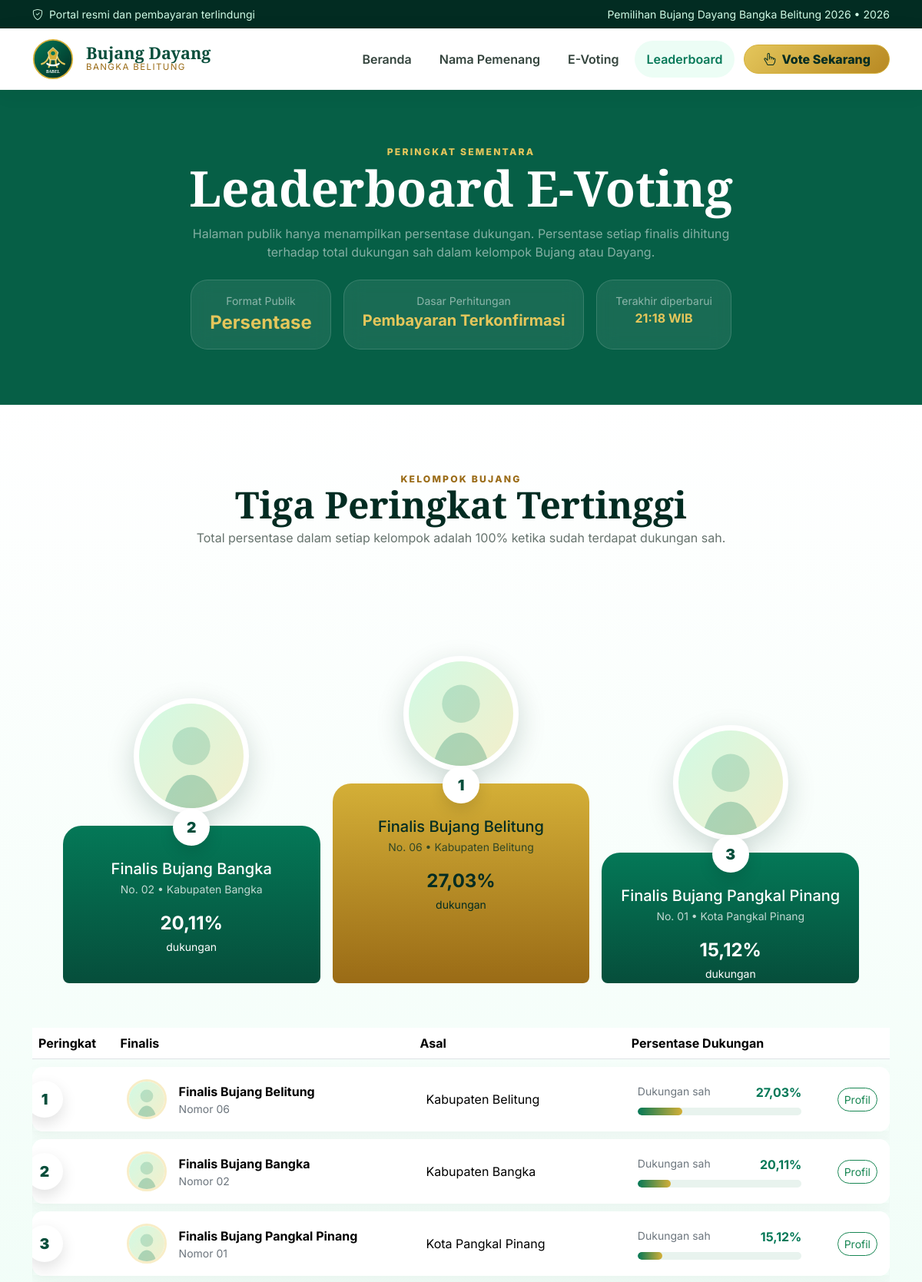
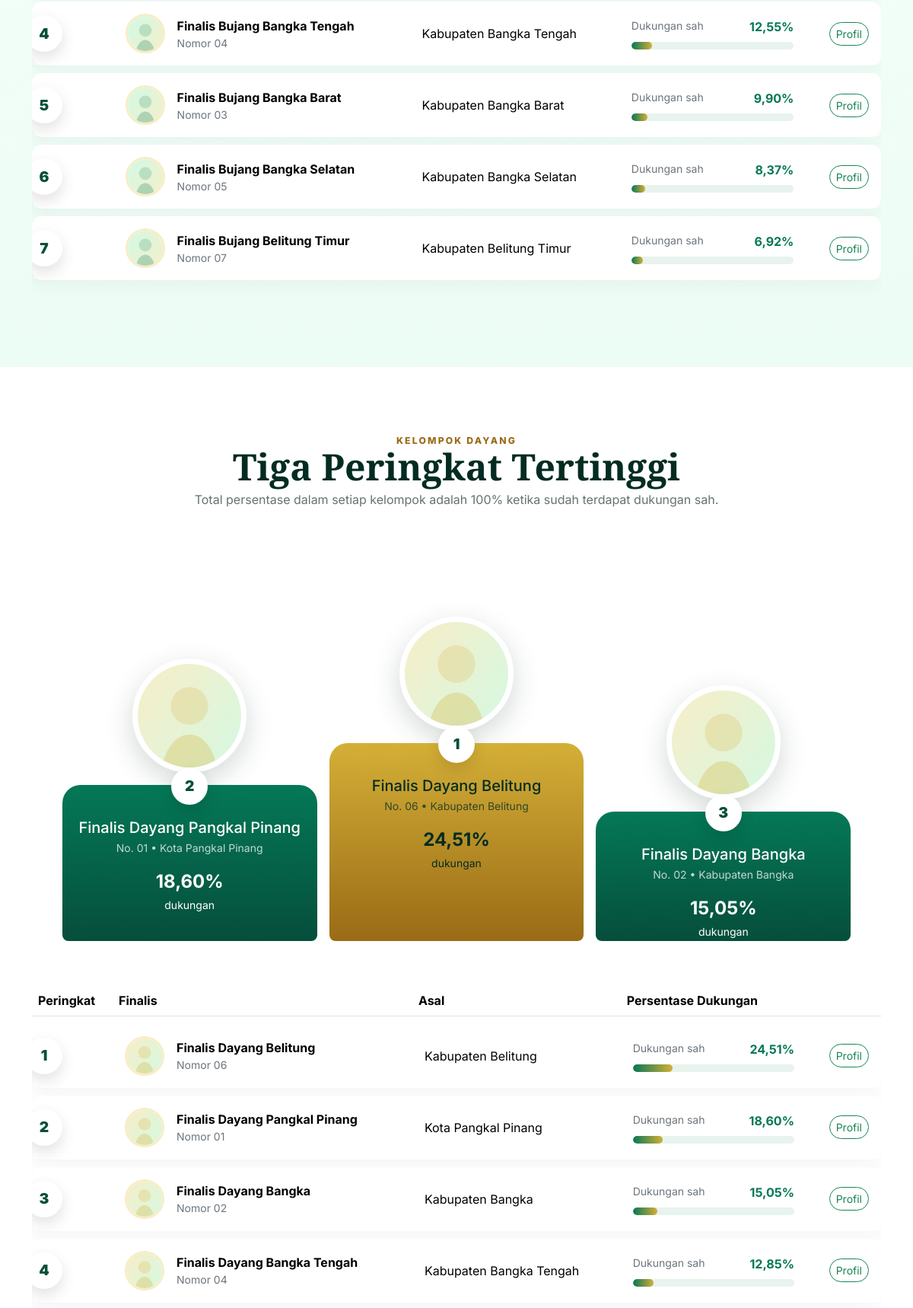
The page /leaderboard.php (upper part) on the database its author committed (2 pictures, top to bottom).
### tables this page shows
CREATE TABLE IF NOT EXISTS events (
  id BIGINT UNSIGNED AUTO_INCREMENT PRIMARY KEY,
  name VARCHAR(180) NOT NULL,
  year SMALLINT UNSIGNED NOT NULL,
  theme VARCHAR(255) NULL,
  voting_start_at DATETIME NULL,
  voting_end_at DATETIME NULL,
  status ENUM('DRAFT','PUBLISHED','VOTING_ACTIVE','VOTING_CLOSED','ARCHIVED') NOT NULL DEFAULT 'DRAFT',
  homepage_mode ENUM('AUTO','GENERAL','LEADERBOARD') NOT NULL DEFAULT 'AUTO',
  leaderboard_visible TINYINT(1) NOT NULL DEFAULT 1,
  leaderboard_frozen TINYINT(1) NOT NULL DEFAULT 0,
  points_visible TINYINT(1) NOT NULL DEFAULT 1,
  created_at DATETIME NOT NULL,
  updated_at DATETIME NOT NULL,
  INDEX idx_events_status_year(status,year)
);

CREATE TABLE IF NOT EXISTS finalists (
  id BIGINT UNSIGNED AUTO_INCREMENT PRIMARY KEY,
  event_id BIGINT UNSIGNED NOT NULL,
  category ENUM('BUJANG','DAYANG') NOT NULL,
  contestant_number INT UNSIGNED NOT NULL,
  full_name VARCHAR(150) NOT NULL,
  slug VARCHAR(190) NOT NULL UNIQUE,
  region_id BIGINT UNSIGNED NOT NULL,
  photo VARCHAR(255) NULL,
  biography TEXT NULL,
  motto VARCHAR(500) NULL,
  education VARCHAR(255) NULL,
  program_description TEXT NULL,
  instagram VARCHAR(255) NULL,
  is_featured TINYINT(1) NOT NULL DEFAULT 0,
  is_active TINYINT(1) NOT NULL DEFAULT 1,
  created_at DATETIME NOT NULL,
  updated_at DATETIME NOT NULL,
  UNIQUE KEY uq_finalist_number(event_id,category,contestant_number),
  INDEX idx_finalists_event_category(event_id,category,is_active),
  CONSTRAINT fk_finalists_event FOREIGN KEY(event_id) REFERENCES events(id) ON DELETE RESTRICT,
  CONSTRAINT fk_finalists_region FOREIGN KEY(region_id) REFERENCES regions(id) ON DELETE RESTRICT
);

CREATE TABLE IF NOT EXISTS regions (
  id BIGINT UNSIGNED AUTO_INCREMENT PRIMARY KEY,
  name VARCHAR(120) NOT NULL UNIQUE,
  type ENUM('KABUPATEN','KOTA','PROVINSI') NOT NULL DEFAULT 'KABUPATEN',
  sort_order INT NOT NULL DEFAULT 0,
  is_active TINYINT(1) NOT NULL DEFAULT 1
);

### app/helpers.php (called while the page is built, shortened)
<?php
function env_value(string $key, mixed $default = null): mixed
{
    static $values = null;
    if ($values === null) {
        $values = [];
        $path = dirname(__DIR__) . '/.env';
    }
    $value = $values[$key] ?? getenv($key);
    if ($value === false || $value === null || $value === '') {
        return $default;
    }
    return match (strtolower((string) $value)) {
        'true' => true,
        'false' => false,
        'null' => null,
        default => $value,
    };
}
function app_config(?string $key = null, mixed $default = null): mixed
{
    static $config = null;
    $config ??= require dirname(__DIR__) . '/config/app.php';
    if ($key === null) {
        return $config;
    }
    $segments = explode('.', $key);
    $value = $config;
    foreach ($segments as $segment) {
        $value = $value[$segment];
    }
    return $value;
}
function db(): PDO
{
    return Database::connection();
}
function e(string|int|float|null $value): string
{
    return htmlspecialchars((string) $value, ENT_QUOTES, 'UTF-8');
}
function url(string $path = ''): string
{
    $base = rtrim((string) app_config('app.url', ''), '/');
    return $base . '/' . ltrim($path, '/');
}
function asset(string $path): string
{
    return url('assets/' . ltrim($path, '/'));
}
function upload_url(?string $path, string $fallback = 'images/placeholder-bujang.svg'): string
{
    if (!$path) {
        return asset($fallback);
    }
    return url(ltrim($path, '/'));
}
function support_percentage(int|float|string $value, int $decimals = 2): string
{
    return number_format((float) $value, $decimals, ',', '.') . '%';
}
function active_event(): ?array
{
    static $event = false;
    try {
        $stmt = db()->query("SELECT * FROM events WHERE status IN ('PUBLISHED','VOTING_ACTIVE','VOTING_CLOSED') ORDER BY year DESC, id DESC LIMIT 1");
        $event = $stmt->fetch() ?: null;
    } catch (Throwable) {
        $event = null;
    }
    return $event;
}

### config/app.php (called while the page is built, shortened)
<?php
return [
    'app' => [
        'name' => env_value('APP_NAME', 'Bujang Dayang Bangka Belitung'),
        'env' => env_value('APP_ENV', 'production'),
        'debug' => (bool) env_value('APP_DEBUG', false),
        'url' => env_value('APP_URL', 'http://localhost'),
        'timezone' => env_value('APP_TIMEZONE', 'Asia/Jakarta'),
        'install_key' => env_value('APP_INSTALL_KEY', ''),
        'encryption_key' => env_value('APP_ENCRYPTION_KEY', ''),
        'cron_secret' => env_value('CRON_SECRET', ''),
    ],
    'database' => [
        'host' => env_value('DB_HOST', 'localhost'),
        'port' => (int) env_value('DB_PORT', 3306),
        'database' => env_value('DB_DATABASE', 'bujang_dayang'),
        'username' => env_value('DB_USERNAME', 'root'),
        'password' => env_value('DB_PASSWORD', ''),
        'charset' => 'utf8mb4',
    ],
    'xendit' => [
        'api_url' => rtrim((string) env_value('XENDIT_API_URL', 'https://api.xendit.co'), '/'),
        'secret_key' => env_value('XENDIT_SECRET_KEY', ''),
        'business_id' => env_value('XENDIT_BUSINESS_ID', ''),
        'webhook_token' => env_value('XENDIT_WEBHOOK_TOKEN', ''),
        'allowed_channels' => array_values(array_filter(array_map('trim', explode(',', (string) env_value('XENDIT_ALLOWED_CHANNELS', 'QRIS,DANA,OVO,SHOPEEPAY'))))),
        'expiry_minutes' => (int) env_value('PAYMENT_EXPIRY_MINUTES', 30),
    ],
];

### app/bootstrap.php (called while the page is built, shortened)
<?php
require_once __DIR__ . '/helpers.php';
require_once __DIR__ . '/Database.php';
require_once __DIR__ . '/LeaderboardService.php';
$config = app_config();

### app/Database.php (called while the page is built, shortened)
<?php
final class Database
{
    private static ?PDO $pdo = null;
    public static function connection(): PDO
    {
        if (self::$pdo instanceof PDO) {
            return self::$pdo;
        }
        $config = app_config('database');
        $dsn = sprintf('mysql:host=%s;port=%d;dbname=%s;charset=%s', $config['host'], $config['port'], $config['database'], $config['charset']);
        self::$pdo = new PDO($dsn, $config['username'], $config['password'], [
            PDO::ATTR_ERRMODE => PDO::ERRMODE_EXCEPTION,
            PDO::ATTR_DEFAULT_FETCH_MODE => PDO::FETCH_ASSOC,
            PDO::ATTR_EMULATE_PREPARES => false,
        ]);
        return self::$pdo;
    }
}

### app/LeaderboardService.php (called while the page is built, shortened)
<?php
final class LeaderboardService
{
    public static function rankings(int $eventId, string $category, ?int $limit = null, bool $respectFreeze = true): array
    {
        if ($respectFreeze) {
            $eventStmt = db()->prepare('SELECT leaderboard_frozen FROM events WHERE id=?');
            $eventStmt->execute([$eventId]);
        }
        $sql = "SELECT f.id, f.contestant_number, f.full_name, f.slug, f.photo, f.category,
                       r.name AS region_name, COALESCE(pl.total_points, 0) AS total_points,
                       pl.last_point_at
                FROM finalists f
                JOIN regions r ON r.id = f.region_id
                LEFT JOIN (
                    SELECT event_id, finalist_id, SUM(points) AS total_points,
                           MAX(CASE WHEN points > 0 THEN created_at END) AS last_point_at
                    FROM point_ledgers
                    GROUP BY event_id, finalist_id
                ) pl ON pl.finalist_id = f.id AND pl.event_id = f.event_id
                WHERE f.event_id = ? AND f.category = ? AND f.is_active = 1
                ORDER BY total_points DESC, last_point_at ASC, f.contestant_number ASC";
        $stmt = db()->prepare($sql);
        $stmt->execute([$eventId, $category]);
        $rows = $stmt->fetchAll();
        return $rows;
    }
    public static function publicRankings(
        int $eventId,
        string $category,
        ?int $limit = null,
        bool $respectFreeze = true
    ): array {
        $rows = self::rankings($eventId, $category, null, $respectFreeze);
        return $limit !== null ? array_slice($rows, 0, max(1, $limit)) : $rows;
    }
}

### leaderboard.php (the view, shortened to what this page needs)
<?php
require __DIR__ . '/app/bootstrap.php';
$event = active_event();
$bujang = $dayang = [];
if ($event) {
    $bujang = LeaderboardService::publicRankings((int) $event['id'], 'BUJANG');
    $dayang = LeaderboardService::publicRankings((int) $event['id'], 'DAYANG');
}
function podium_order(array $rows): array
{
    return [$rows[1] ?? null, $rows[0] ?? null, $rows[2] ?? null];
}
require __DIR__ . '/views/partials/header.php';
?>
<section class="py-5 bg-emerald text-white">
    <div class="container py-4 text-center">
        <div class="section-kicker text-gold">Peringkat Sementara</div>
        <h1 class="display-3 fw-bold">Leaderboard E-Voting</h1>
        <p class="text-white-50 mx-auto" style="max-width:760px">
            Halaman publik hanya menampilkan persentase dukungan. Persentase setiap finalis dihitung terhadap total dukungan sah dalam kelompok Bujang atau Dayang.
        </p>
        <?php if ($event): ?>
        <div class="d-flex justify-content-center flex-wrap gap-3 mt-4">
            <span class="glass-card px-4 py-3">
                <small class="d-block text-white-50">Format Publik</small>
                <strong class="text-gold fs-4">Persentase</strong>
            </span>
            <span class="glass-card px-4 py-3">
                <small class="d-block text-white-50">Dasar Perhitungan</small>
                <strong class="text-gold fs-5">Pembayaran Terkonfirmasi</strong>
            </span>
            <span class="glass-card px-4 py-3">
                <small class="d-block text-white-50">Terakhir diperbarui</small>
                <strong class="text-gold"><?= date('H:i') ?> WIB</strong>
            </span>
        </div>
        <?php endif; ?>
    </div>
</section>
<?php foreach ([['BUJANG', $bujang], ['DAYANG', $dayang]] as [$label, $rows]): ?>
<section class="section-space <?= $label === 'DAYANG' ? 'bg-white' : 'podium-section' ?>">
    <div class="container">
        <div class="text-center mb-5">
            <div class="section-kicker">Kelompok <?= ucfirst(strtolower($label)) ?></div>
            <h2 class="section-title">Tiga Peringkat Tertinggi</h2>
            <p class="section-subtitle mx-auto">Total persentase dalam setiap kelompok adalah 100% ketika sudah terdapat dukungan sah.</p>
        </div>
        <?php if ($rows): ?>
        <div class="podium mb-5">
            <?php foreach (podium_order($rows) as $i => $r): ?>
                <?php if ($r): ?>
                    <?php $class = $i === 1 ? 'first' : ($i === 0 ? 'second' : 'third'); ?>
                    <div class="podium-item <?= $class ?>">
                        <div class="podium-avatar">
                            <img src="<?= upload_url($r['photo'], $label === 'DAYANG' ? 'images/placeholder-dayang.svg' : 'images/placeholder-bujang.svg') ?>" alt="<?= e($r['full_name']) ?>">
                        </div>
                        <div class="podium-base">
                            <span class="rank-medal"><?= (int) $r['rank'] ?></span>
                            <h5 class="mt-3 mb-1"><?= e($r['full_name']) ?></h5>
                            <div class="small opacity-75">No. <?= str_pad((string) $r['contestant_number'], 2, '0', STR_PAD_LEFT) ?> • <?= e($r['region_name']) ?></div>
                            <strong class="d-block mt-3 fs-4"><?= support_percentage($r['support_percentage']) ?></strong>
                            <small>dukungan</small>
                        </div>
                    </div>
                <?php endif; ?>
            <?php endforeach; ?>
        </div>
        <div class="table-responsive">
            <table class="table table-leaderboard align-middle">
                <thead>
                    <tr>
                        <th>Peringkat</th>
                        <th>Finalis</th>
                        <th>Asal</th>
                        <th style="min-width:210px">Persentase Dukungan</th>
                        <th></th>
                    </tr>
                </thead>
                <tbody>
                    <?php foreach ($rows as $r): ?>
                    <tr>
                        <td><span class="rank-medal position-static translate-middle-0"><?= (int) $r['rank'] ?></span></td>
                        <td>
                            <div class="d-flex align-items-center gap-3">
                                <img class="mini-avatar" src="<?= upload_url($r['photo'], $label === 'DAYANG' ? 'images/placeholder-dayang.svg' : 'images/placeholder-bujang.svg') ?>" alt="<?= e($r['full_name']) ?>">
                                <div>
                                    <strong><?= e($r['full_name']) ?></strong>
                                    <small class="d-block text-secondary">Nomor <?= str_pad((string) $r['contestant_number'], 2, '0', STR_PAD_LEFT) ?></small>
                                </div>
                            </div>
                        </td>
                        <td><?= e($r['region_name']) ?></td>
                        <td>
                            <div class="d-flex justify-content-between gap-3 mb-2">
                                <span class="small text-secondary">Dukungan sah</span>
                                <strong class="text-emerald"><?= support_percentage($r['support_percentage']) ?></strong>
                            </div>
                            <div class="progress support-progress" role="progressbar" aria-label="Persentase dukungan <?= e($r['full_name']) ?>" aria-valuenow="<?= e((string) $r['support_percentage']) ?>" aria-valuemin="0" aria-valuemax="100">
                                <div class="progress-bar" style="width:<?= e((string) min(100, max(0, (float) $r['support_percentage']))) ?>%"></div>
                            </div>
                        </td>
                        <td class="text-end"><a class="btn btn-sm btn-outline-success rounded-pill" href="<?= url('finalist.php?slug=' . urlencode($r['slug'])) ?>">Profil</a></td>
                    </tr>
                    <?php endforeach; ?>
                </tbody>
            </table>
        </div>
        <?php else: ?>
        <div class="empty-state">Belum ada data leaderboard untuk kelompok ini.</div>
        <?php endif; ?>
    </div>
</section>
<?php endforeach; ?>
<?php require __DIR__ . '/views/partials/footer.php'; ?>

### views/partials/header.php (shortened to what this page needs)
<?php
$current = basename($_SERVER['PHP_SELF'] ?? 'index.php');
$event = $event ?? active_event();
?>
<!doctype html>
<html lang="id">
<head>
    <link href="https://cdn.jsdelivr.net/npm/bootstrap@5.3.3/dist/css/bootstrap.min.css" rel="stylesheet">
    <link href="https://cdn.jsdelivr.net/npm/bootstrap-icons@1.11.3/font/bootstrap-icons.min.css" rel="stylesheet">
    <link rel="stylesheet" href="<?= e(url('assets/css/style.css')) ?>">
</head>
<body>
<div class="topbar py-2">
    <div class="container d-flex flex-wrap justify-content-between align-items-center gap-2 small">
        <span><i class="bi bi-shield-check me-1"></i> Portal resmi dan pembayaran terlindungi</span>
        <span><?= $event ? e($event['name']) . ' • ' . e($event['year']) : 'Bujang Dayang Bangka Belitung' ?></span>
    </div>
</div>
<nav class="navbar navbar-expand-lg navbar-light sticky-top main-navbar">
    <div class="container">
        <a class="navbar-brand d-flex align-items-center gap-3" href="<?= url('index.php') ?>">
            <img src="<?= asset('images/logo.svg') ?>" alt="Logo" width="54" height="54">
            <span><strong>Bujang Dayang</strong><small>Bangka Belitung</small></span>
        </a>
        <div class="collapse navbar-collapse" id="mainNav">
            <ul class="navbar-nav ms-auto align-items-lg-center gap-lg-1">
                <li class="nav-item"><a class="nav-link <?= $current === 'index.php' ? 'active' : '' ?>" href="<?= url('index.php') ?>">Beranda</a></li>
                <li class="nav-item"><a class="nav-link <?= $current === 'winners.php' ? 'active' : '' ?>" href="<?= url('winners.php') ?>">Nama Pemenang</a></li>
                <li class="nav-item"><a class="nav-link <?= in_array($current, ['evoting.php','finalist.php'], true) ? 'active' : '' ?>" href="<?= url('evoting.php') ?>">E-Voting</a></li>
                <li class="nav-item"><a class="nav-link <?= $current === 'leaderboard.php' ? 'active' : '' ?>" href="<?= url('leaderboard.php') ?>">Leaderboard</a></li>
                <li class="nav-item ms-lg-2"><a class="btn btn-gold rounded-pill px-4" href="<?= url('evoting.php') ?>"><i class="bi bi-hand-index-thumb me-2"></i>Vote Sekarang</a></li>
            </ul>
        </div>
    </div>
</nav>
<main>

### rows shown on the page
events: name "Pemilihan Bujang Dayang Bangka Belitung 2026", year "2026"
finalists: rank "2", full_name "Finalis Bujang Bangka", contestant_number "02", region.name "Kabupaten Bangka", support_percentage "20,11%", min(100, max(0, (float) $r['support_percentage'])) 20.11 (drawn)
finalists: rank "1", full_name "Finalis Bujang Belitung", contestant_number "06", region.name "Kabupaten Belitung", support_percentage "27,03%", min(100, max(0, (float) $r['support_percentage'])) 27.03 (drawn)
finalists: rank "3", full_name "Finalis Bujang Pangkal Pinang", contestant_number "01", region.name "Kota Pangkal Pinang", support_percentage "15,12%", min(100, max(0, (float) $r['support_percentage'])) 15.12 (drawn)
finalists: rank "4", full_name "Finalis Bujang Bangka Tengah", contestant_number "04", region.name "Kabupaten Bangka Tengah", support_percentage "12,55%", min(100, max(0, (float) $r['support_percentage'])) 12.55 (drawn)
finalists: rank "5", full_name "Finalis Bujang Bangka Barat", contestant_number "03", region.name "Kabupaten Bangka Barat", support_percentage "9,90%", min(100, max(0, (float) $r['support_percentage'])) 9.9 (drawn)
finalists: rank "6", full_name "Finalis Bujang Bangka Selatan", contestant_number "05", region.name "Kabupaten Bangka Selatan", support_percentage "8,37%", min(100, max(0, (float) $r['support_percentage'])) 8.37 (drawn)
finalists: rank "7", full_name "Finalis Bujang Belitung Timur", contestant_number "07", region.name "Kabupaten Belitung Timur", support_percentage "6,92%", min(100, max(0, (float) $r['support_percentage'])) 6.92 (drawn)
finalists: rank "2", full_name "Finalis Dayang Pangkal Pinang", contestant_number "01", region.name "Kota Pangkal Pinang", support_percentage "18,60%", min(100, max(0, (float) $r['support_percentage'])) 18.6 (drawn)
finalists: rank "1", full_name "Finalis Dayang Belitung", contestant_number "06", region.name "Kabupaten Belitung", support_percentage "24,51%", min(100, max(0, (float) $r['support_percentage'])) 24.51 (drawn)
finalists: rank "3", full_name "Finalis Dayang Bangka", contestant_number "02", region.name "Kabupaten Bangka", support_percentage "15,05%", min(100, max(0, (float) $r['support_percentage'])) 15.05 (drawn)
finalists: contestant_number "4", full_name "Finalis Dayang Bangka Tengah", contestant_number "04", region.name "Kabupaten Bangka Tengah", support_percentage "12,85%", min(100, max(0, (float) $r['support_percentage'])) 12.85 (drawn)

### other values the page prints
$label "BUJANG"
$label "DAYANG"
